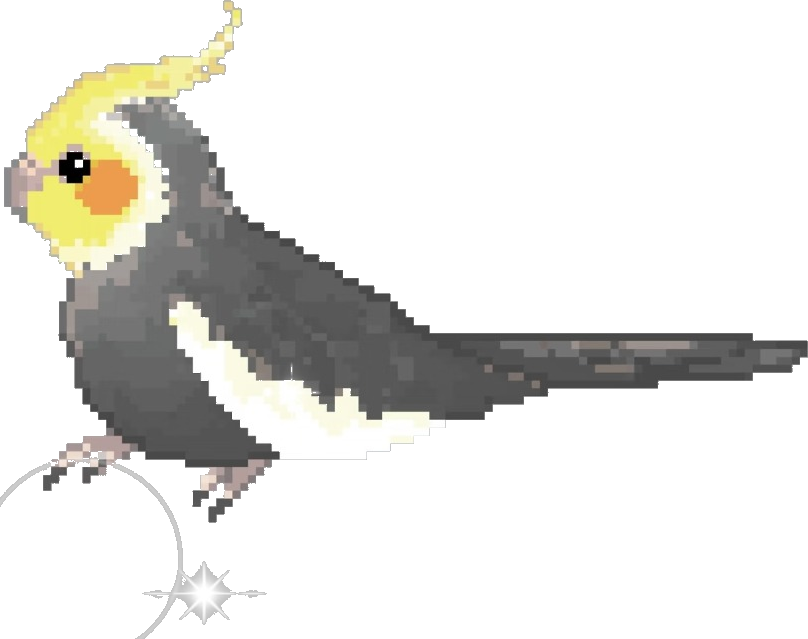
#> input picture assets/bird_clean_pixel.png, 808 x 639 px
$ python generate_sprites_hd.py
#> lines starting #> are read from the running program, lines starting #| are printed output that depends on the picture
import os
import math
from PIL import Image, ImageDraw, ImageOps

ASSETS_DIR = os.path.join(os.path.dirname(__file__), "assets", "sprites")
os.makedirs(ASSETS_DIR, exist_ok=True)

BASE_SPRITE_PATH = os.path.join(os.path.dirname(__file__), "assets", "bird_clean_pixel.png")

CANVAS_W = 960
CANVAS_H = 760
TARGET_W = 200
TARGET_H = 160

# Colors for details
C_YELLOW = (241, 238, 109, 255)
C_DARK = (40, 40, 40, 255)
C_CRUMB = (200, 160, 110, 255)
C_NOTE = (80, 185, 255, 255)
C_PINK_MOUTH = (220, 90, 85, 255)

def get_base_bird():
    return Image.open(BASE_SPRITE_PATH).convert("RGBA")
#> returned value is the input picture: PIL image 808x639 RGBA; mean R, G, B, A 37.9, 37.1, 33.3, 66.5

def create_canvas():
    return Image.new("RGBA", (CANVAS_W, CANVAS_H), (0, 0, 0, 0))

def place_bird(bird_img, offset_x=80, offset_y=70, scale_x=1.0, scale_y=1.0):
    canvas = create_canvas()
    bw, bh = bird_img.size
    new_w = int(round(bw * scale_x))
    new_h = int(round(bh * scale_y))
    scaled_bird = bird_img.resize((new_w, new_h), Image.Resampling.BILINEAR if (scale_x != 1.0 or scale_y != 1.0) else Image.Resampling.NEAREST)
    canvas.paste(scaled_bird, (int(offset_x), int(offset_y)), scaled_bird)
    return canvas

def make_blink_bird(base_bird, eye_style="happy"):
    """把眼睛替换为闭眼/眯眼弧线"""
#> called with eye_style = 'happy'
    bird = base_bird.copy()
    # Eye bbox in base bird: [59, 89], [152, 182]
    # Sample face color
    for y in range(152, 183):
        for x in range(59, 90):
            if bird.getpixel((x, y))[3] > 0:
                bird.putpixel((x, y), C_YELLOW)

    # 绘制闭眼弧线
    if eye_style == "happy":
        # ^_^ 弯弯笑眼
        for dx in range(-11, 12):
            x = 74 + dx
            dy = int(round(0.045 * (dx**2)))
            y = 166 - 2 + dy
            for thick in range(4):
                bird.putpixel((x, y + thick), C_DARK)
    elif eye_style == "sleepy":
        # 一字缝
        for dx in range(-10, 11):
            x = 74 + dx
            y = 168
            for thick in range(4):
                bird.putpixel((x, y + thick), C_DARK)
    elif eye_style == "wide":
        # 大眼睛 (受惊)
        draw = ImageDraw.Draw(bird)
        draw.ellipse([64, 153, 86, 179], fill=(20, 20, 20, 255), outline=(10, 10, 10, 255))
        draw.ellipse([70, 156, 76, 162], fill=(255, 255, 255, 255))
    return bird

def make_open_beak_bird(base_bird, mode="sing"):
    """张嘴/唱歌/咬人"""
    bird = base_bird.copy()
    draw = ImageDraw.Draw(bird)
    # Beak is around x=10..60, y=150..195
    if mode == "sing":
        # 嘴唇张开一个小三角
        draw.polygon([(25, 170), (45, 160), (45, 178)], fill=C_PINK_MOUTH)
        draw.line([(25, 170), (45, 160)], fill=C_DARK, width=3)
        draw.line([(25, 170), (45, 178)], fill=C_DARK, width=3)
    elif mode == "bite" or mode == "hiss":
        # 嘴巴大张
        draw.polygon([(18, 168), (48, 152), (48, 184)], fill=C_PINK_MOUTH)
        draw.polygon([(28, 166), (44, 162), (44, 174)], fill=(240, 120, 120, 255)) # 舌头
        draw.line([(18, 168), (48, 152)], fill=C_DARK, width=4)
        draw.line([(18, 168), (48, 184)], fill=C_DARK, width=4)
    elif mode == "chew":
        # 细微开合
        draw.polygon([(30, 172), (45, 166), (45, 176)], fill=C_PINK_MOUTH)
        draw.line([(30, 172), (45, 166)], fill=C_DARK, width=2)
        draw.line([(30, 172), (45, 176)], fill=C_DARK, width=2)
    return bird

def add_crumbs(canvas, bx=100, by=240):
    """添加啃咬碎屑特效"""
    draw = ImageDraw.Draw(canvas)
    crumbs = [
        (bx - 15, by + 10, 6),
        (bx - 28, by + 25, 5),
        (bx - 10, by + 35, 7),
        (bx - 35, by + 12, 4),
        (bx + 5, by + 40, 5),
    ]
    for cx, cy, sz in crumbs:
        draw.rectangle([cx, cy, cx + sz, cy + sz], fill=C_CRUMB, outline=C_DARK)

def add_music_note(canvas, nx=160, ny=100):
    """添加唱歌八分音符"""
    draw = ImageDraw.Draw(canvas)
    # Note head 1
    draw.ellipse([nx, ny + 16, nx + 16, ny + 28], fill=C_NOTE, outline=C_DARK)
    # Note head 2
    draw.ellipse([nx + 28, ny + 10, nx + 44, ny + 22], fill=C_NOTE, outline=C_DARK)
    # Stems
    draw.line([(nx + 13, ny + 20), (nx + 13, ny)], fill=C_DARK, width=4)
    draw.line([(nx + 41, ny + 14), (nx + 41, ny - 6)], fill=C_DARK, width=4)
    # Beam
    draw.line([(nx + 13, ny), (nx + 41, ny - 6)], fill=C_DARK, width=6)
    draw.line([(nx + 13, ny + 2), (nx + 41, ny - 4)], fill=C_NOTE, width=3)

def export_frame(canvas, filename):
    # Downscale smoothly to unified target size (200x160)
    final_img = canvas.resize((TARGET_W, TARGET_H), Image.Resampling.LANCZOS)
    out_path = os.path.join(ASSETS_DIR, filename)
    final_img.save(out_path)
    print(f"Generated HD sprite: {out_path}")

def generate_all_hd():
    base_bird = get_base_bird()
    blink_bird = make_blink_bird(base_bird, "happy")
    sleepy_bird = make_blink_bird(base_bird, "sleepy")
    wide_bird = make_blink_bird(base_bird, "wide")

    # 1. IDLE (站立 & 眨眼)
    c_idle0 = place_bird(base_bird, offset_x=80, offset_y=70)
    export_frame(c_idle0, "idle_0.png")

    c_idle1 = place_bird(blink_bird, offset_x=80, offset_y=70)
    export_frame(c_idle1, "idle_1.png")

    # 2. WADDLE (走来走去迈步小碎步)
    # 迈左步: 身体略微前倾与左右摇晃
    c_wad0 = place_bird(base_bird, offset_x=80, offset_y=67)
    export_frame(c_wad0, "waddle_0.png")

    c_wad1 = place_bird(base_bird, offset_x=80, offset_y=73)
    export_frame(c_wad1, "waddle_1.png")

    # 3. PECK (啄桌面)
    # 头部与喙部向下啄击
    rot_peck0 = base_bird.rotate(-6, resample=Image.Resampling.BICUBIC, center=(350, 450))
    c_peck0 = place_bird(rot_peck0, offset_x=80, offset_y=75)
    export_frame(c_peck0, "peck_0.png")

    rot_peck1 = base_bird.rotate(-14, resample=Image.Resampling.BICUBIC, center=(350, 450))
    c_peck1 = place_bird(rot_peck1, offset_x=70, offset_y=95)
    export_frame(c_peck1, "peck_1.png")

    # 4. MISCHIEF CHEW (啃咬屏幕拆家)
    chew_bird0 = make_open_beak_bird(base_bird, "chew")
    rot_chew0 = chew_bird0.rotate(-8, resample=Image.Resampling.BICUBIC, center=(350, 450))
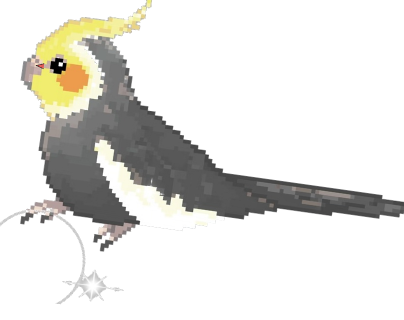
#> rot_chew0: PIL image 808x639 RGBA (shown at 1/2 size); mean R, G, B, A 38.6, 37.8, 34, 66.2; transparent parts drawn white
    c_chew0 = place_bird(rot_chew0, offset_x=75, offset_y=82)
    export_frame(c_chew0, "chew_0.png")

    chew_bird1 = make_open_beak_bird(base_bird, "bite")
    rot_chew1 = chew_bird1.rotate(-12, resample=Image.Resampling.BICUBIC, center=(350, 450))
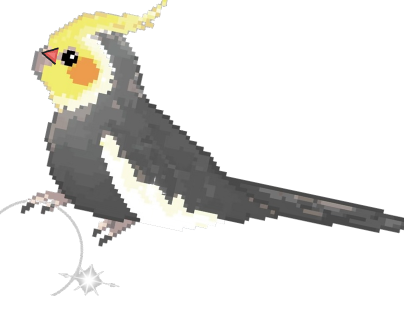
#> rot_chew1: PIL image 808x639 RGBA (shown at 1/2 size); mean R, G, B, A 38.5, 37.6, 33.9, 66.2; transparent parts drawn white
    c_chew1 = place_bird(rot_chew1, offset_x=70, offset_y=88)
    add_crumbs(c_chew1, bx=140, by=290)
    export_frame(c_chew1, "chew_1.png")

    # 5. COMFORT FLUFF (蓬成毛球 Borb)
    # 身体膨胀变圆，闭眼享受
    c_fluff0 = place_bird(sleepy_bird, offset_x=65, offset_y=60, scale_x=1.06, scale_y=1.08)
    export_frame(c_fluff0, "fluff_0.png")

    c_fluff1 = place_bird(blink_bird, offset_x=60, offset_y=55, scale_x=1.09, scale_y=1.12)
    export_frame(c_fluff1, "fluff_1.png")

    # 6. COMFORT PREEN (理毛)
    # 歪头梳理翅膀
    rot_preen0 = sleepy_bird.rotate(6, resample=Image.Resampling.BICUBIC, center=(350, 400))
    c_preen0 = place_bird(rot_preen0, offset_x=85, offset_y=72)
    export_frame(c_preen0, "preen_0.png")

    rot_preen1 = sleepy_bird.rotate(10, resample=Image.Resampling.BICUBIC, center=(350, 400))
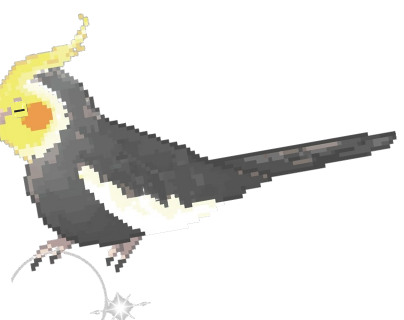
#> rot_preen1: PIL image 808x639 RGBA (shown at 1/2 size); mean R, G, B, A 38.1, 37.3, 33.4, 65.2; transparent parts drawn white
    c_preen1 = place_bird(rot_preen1, offset_x=90, offset_y=75)
    export_frame(c_preen1, "preen_1.png")

    # 7. COMFORT BOW (低头求摸摸)
    # 头部贴近地面，眼睛微闭享受
    rot_bow0 = sleepy_bird.rotate(-15, resample=Image.Resampling.BICUBIC, center=(400, 500))
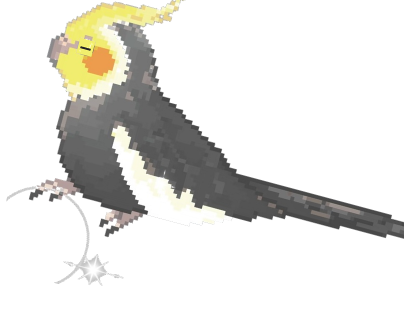
#> rot_bow0: PIL image 808x639 RGBA (shown at 1/2 size); mean R, G, B, A 38.8, 37.9, 34, 65.9; transparent parts drawn white
    c_bow0 = place_bird(rot_bow0, offset_x=70, offset_y=100)
    export_frame(c_bow0, "bow_0.png")
#> in export_frame (call 13), `final_img = canvas.resize((TARGET_W, TARGET_H), Image.Resampling.LANCZ..`:
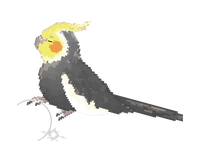
#> final_img: PIL image 200x160 RGBA; mean R, G, B, A 32, 31.4, 28.5, 46.4; transparent parts drawn white

    rot_bow1 = blink_bird.rotate(-20, resample=Image.Resampling.BICUBIC, center=(400, 500))
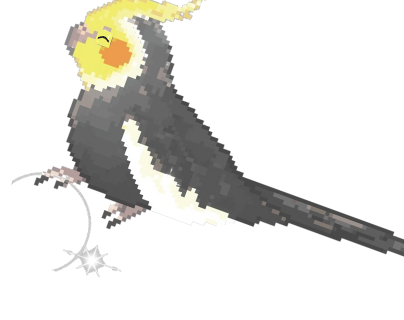
#> rot_bow1: PIL image 808x639 RGBA (shown at 1/2 size); mean R, G, B, A 38.5, 37.7, 33.8, 65.7; transparent parts drawn white
    c_bow1 = place_bird(rot_bow1, offset_x=65, offset_y=110)
    export_frame(c_bow1, "bow_1.png")

    # 8. EXCITE HOP (雀跃小跳)
    # 原地跳起悬空
    c_hop0 = place_bird(base_bird, offset_x=80, offset_y=70)
    export_frame(c_hop0, "hop_0.png")

    c_hop1 = place_bird(base_bird, offset_x=80, offset_y=28) # 腾空 42px
#> in place_bird (call 16), `canvas.paste(scaled_bird, (int(offset_x), int(offset_y)), scaled_bird)`:
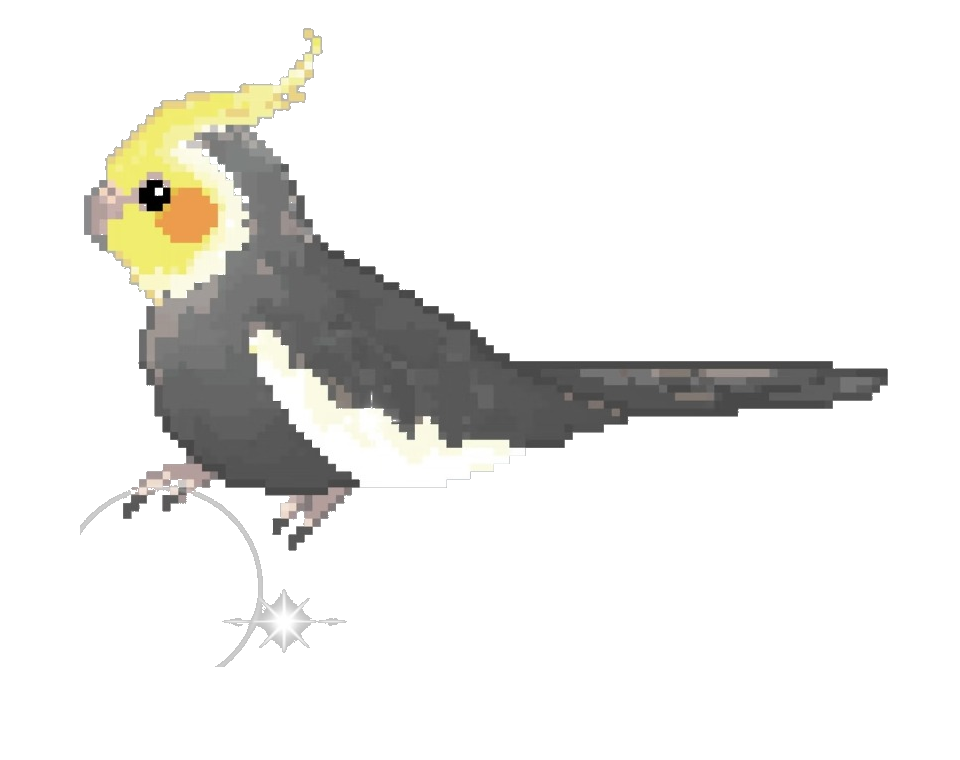
#> canvas: PIL image 960x760 RGBA; mean R, G, B, A 26.8, 26.2, 23.5, 47; transparent parts drawn white
    export_frame(c_hop1, "hop_1.png")

    # 9. EXCITE BOB (点头狂魔)
    # 头部上下剧烈打节拍
    rot_bob0 = base_bird.rotate(6, resample=Image.Resampling.BICUBIC, center=(350, 450))
    c_bob0 = place_bird(rot_bob0, offset_x=80, offset_y=55)
    export_frame(c_bob0, "bob_0.png")

    rot_bob1 = base_bird.rotate(-12, resample=Image.Resampling.BICUBIC, center=(350, 450))
    c_bob1 = place_bird(rot_bob1, offset_x=75, offset_y=95)
    export_frame(c_bob1, "bob_1.png")

    # 10. EXCITE HEART WINGS (心形翅膀自嗨)
    # 挺胸昂首微张翅膀
    rot_hw0 = base_bird.rotate(4, resample=Image.Resampling.BICUBIC, center=(300, 450))
    c_hw0 = place_bird(rot_hw0, offset_x=75, offset_y=65, scale_x=1.04, scale_y=1.02)
    export_frame(c_hw0, "heart_wings_0.png")

    rot_hw1 = base_bird.rotate(6, resample=Image.Resampling.BICUBIC, center=(300, 450))
    c_hw1 = place_bird(rot_hw1, offset_x=75, offset_y=62, scale_x=1.06, scale_y=1.04)
    export_frame(c_hw1, "heart_wings_1.png")

    # 11. EXCITE SING (唱歌独奏)
    # 昂首张嘴，飘扬音符
    sing_bird0 = make_open_beak_bird(blink_bird, "sing")
    rot_sing0 = sing_bird0.rotate(5, resample=Image.Resampling.BICUBIC, center=(350, 450))
    c_sing0 = place_bird(rot_sing0, offset_x=80, offset_y=60)
    add_music_note(c_sing0, nx=220, ny=90)
    export_frame(c_sing0, "sing_0.png")

    sing_bird1 = make_open_beak_bird(base_bird, "sing")
    rot_sing1 = sing_bird1.rotate(8, resample=Image.Resampling.BICUBIC, center=(350, 450))
    c_sing1 = place_bird(rot_sing1, offset_x=80, offset_y=55)
    add_music_note(c_sing1, nx=240, ny=70)
    export_frame(c_sing1, "sing_1.png")

    # 12. FRIGHT ALERT (警惕拉长身体)
    # 身体紧绷拉长，大眼睛
    c_alert0 = place_bird(wide_bird, offset_x=90, offset_y=50, scale_x=0.92, scale_y=1.10)
    export_frame(c_alert0, "alert_0.png")

    # 13. FRIGHT BITE (闪电咬人)
    # 脖子前伸，大嘴张开
    bite_bird = make_open_beak_bird(wide_bird, "bite")
    rot_bite = bite_bird.rotate(-10, resample=Image.Resampling.BICUBIC, center=(400, 450))
    c_bite = place_bird(rot_bite, offset_x=45, offset_y=75) # 向左冲前 35px
    export_frame(c_bite, "bite_0.png")

    # 14. FRIGHT HISS (炸毛哈气)
    # 身子压低，嘴巴大张
    hiss_bird = make_open_beak_bird(wide_bird, "hiss")
    rot_hiss = hiss_bird.rotate(-6, resample=Image.Resampling.BICUBIC, center=(400, 450))
    c_hiss = place_bird(rot_hiss, offset_x=65, offset_y=90)
    export_frame(c_hiss, "hiss_0.png")

    # 15. FLY (飞行)
    # 翅膀上下拍打姿态
    c_fly0 = place_bird(wide_bird, offset_x=80, offset_y=35, scale_x=1.05, scale_y=0.95)
    export_frame(c_fly0, "fly_0.png")

    c_fly1 = place_bird(wide_bird, offset_x=80, offset_y=65, scale_x=0.95, scale_y=1.05)
    export_frame(c_fly1, "fly_1.png")

if __name__ == "__main__":
    generate_all_hd()
    print("All HD sprites generated successfully!")

$ run again, with assets/bird_cutout_test.png copied over assets/bird_clean_pixel.png
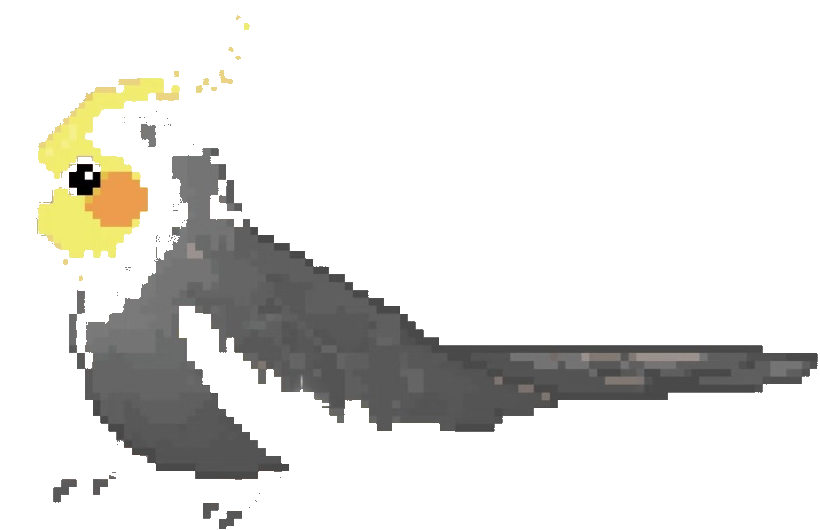
#> input picture assets/bird_cutout_test.png, 820 x 530 px
#> in get_base_bird, returned value is the input picture: PIL image 820x530 RGBA; mean R, G, B, A 23.5, 22.9, 19.9, 53.4
#> scaled_bird: PIL image 894x594 RGBA
#> in generate_all_hd, `rot_bow1 = blink_bird.rotate(-20, resample=Image.Resampling.BICUBIC, c..`:
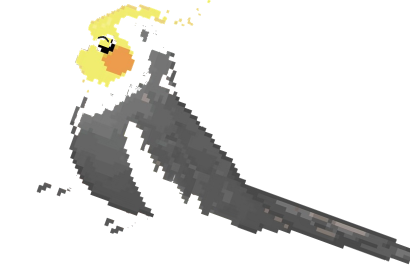
#> rot_bow1: PIL image 820x530 RGBA (shown at 1/2 size); mean R, G, B, A 24.5, 23.8, 20.6, 53.2; transparent parts drawn white
#> in place_bird (call 16), `canvas.paste(scaled_bird, (int(offset_x), int(offset_y)), scaled_bird)`:
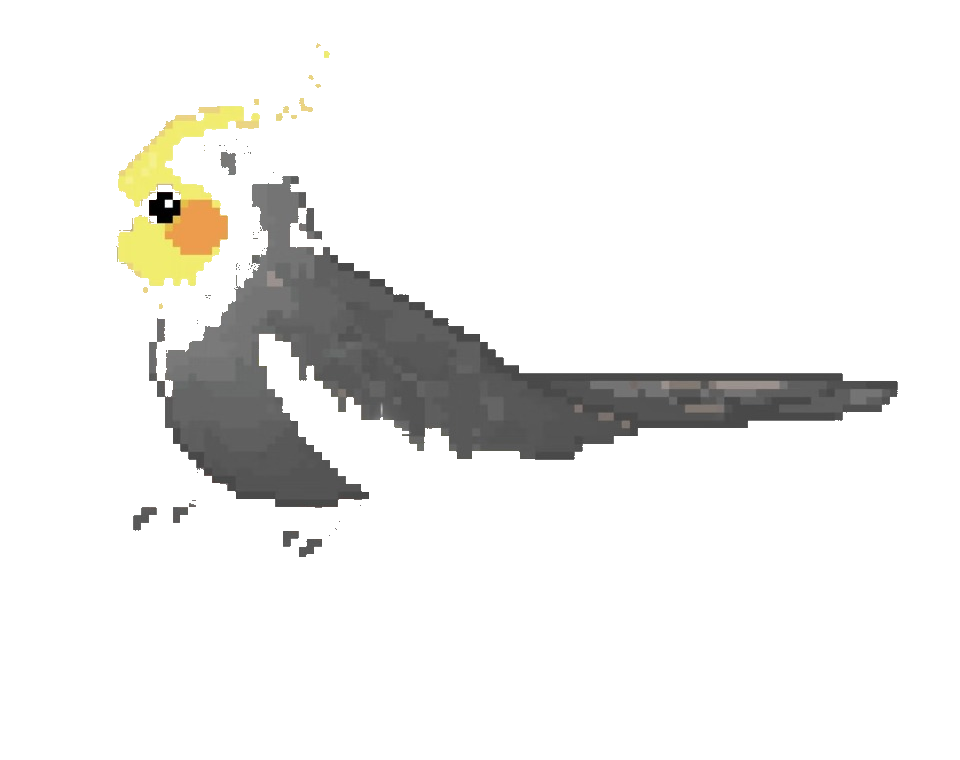
#> canvas: PIL image 960x760 RGBA; mean R, G, B, A 14, 13.6, 11.9, 31.8; transparent parts drawn white
